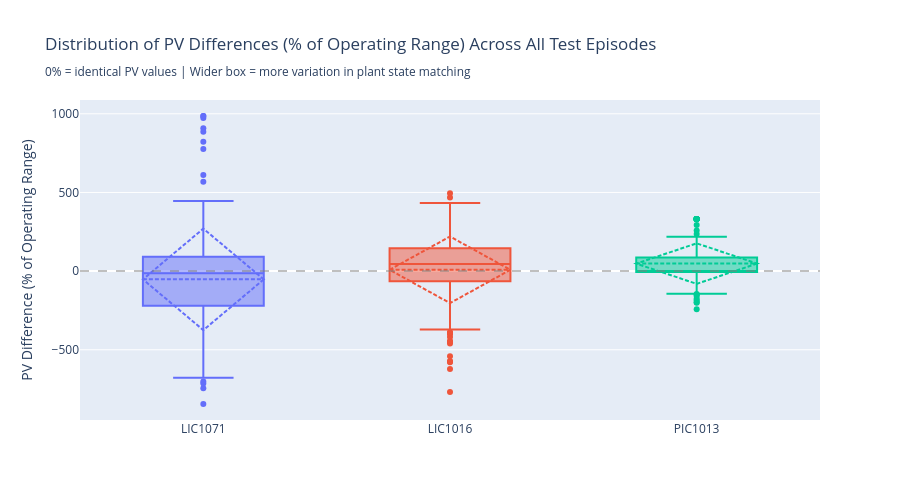

Notebook code cell kept with this figure:
### Code cell
# --- Plot 4: Box plot of PV differences (% of operating range) per tag ---

diff_pct_cols = [f'{tag}_pv_diff_pct' for tag in COMPARISON_TAGS]
tag_labels = [t.replace('03', '').replace('_', '') for t in COMPARISON_TAGS]

fig_box = go.Figure()
for col, label in zip(diff_pct_cols, tag_labels):
    vals = all_comp_df[col].dropna()
    fig_box.add_trace(go.Box(
        y=vals, name=label,
        boxmean='sd',
        hovertemplate=f'{label}<br>PV Diff: %{{y:.1f}}% of range<extra></extra>'
    ))

fig_box.add_hline(y=0, line_dash='dash', line_color='gray', opacity=0.5)
fig_box.update_layout(
    title='Distribution of PV Differences (% of Operating Range) Across All Test Episodes<br>'
          '<sub>0% = identical PV values | Wider box = more variation in plant state matching</sub>',
    yaxis_title='PV Difference (% of Operating Range)',
    height=500,
    showlegend=False,
)
fig_box.show()

# Print summary statistics
print("\n=== Summary Statistics: |PV Difference| per Tag ===")
print(f"{'Tag':<15} {'Mean |Diff%|':>12} {'Median |Diff%|':>14} {'Std':>10} {'% within ±5%':>14} {'% within ±10%':>14}")
print("-" * 85)
for col, label in zip(diff_pct_cols, tag_labels):
    vals = all_comp_df[col].dropna()
    abs_vals = vals.abs()
    within_5 = (abs_vals < 5).mean() * 100
    within_10 = (abs_vals < 10).mean() * 100
    print(f"{label:<15} {abs_vals.mean():>12.1f}% {abs_vals.median():>14.1f}% {abs_vals.std():>10.1f}% {within_5:>13.1f}% {within_10:>13.1f}%")

### Figure 1 — Plotly figure (JSON) as saved in the notebook; plotly's stock layout.template omitted (floating-point values rounded to 4 significant figures; data arrays with more than 128 entries replaced by an {"elided": "..."} marker saying what was removed)
{"data": [{"boxmean": "sd", "hovertemplate": "LIC1071<br>PV Diff: %{y:.1f}% of range<extra></extra>", "name": "LIC1071", "type": "box", "y": {"elided": "210 float values"}}, {"boxmean": "sd", "hovertemplate": "LIC1016<br>PV Diff: %{y:.1f}% of range<extra></extra>", "name": "LIC1016", "type": "box", "y": {"elided": "210 float values"}}, {"boxmean": "sd", "hovertemplate": "PIC1013<br>PV Diff: %{y:.1f}% of range<extra></extra>", "name": "PIC1013", "type": "box", "y": {"elided": "210 float values"}}], "layout": {"height": 500, "shapes": [{"line": {"color": "gray", "dash": "dash"}, "opacity": 0.5, "type": "line", "x0": 0, "x1": 1, "xref": "x domain", "y0": 0, "y1": 0, "yref": "y"}], "showlegend": false, "title": {"text": "Distribution of PV Differences (% of Operating Range) Across All Test Episodes<br><sub>0% = identical PV values | Wider box = more variation in plant state matching</sub>"}, "yaxis": {"title": {"text": "PV Difference (% of Operating Range)"}}}}
